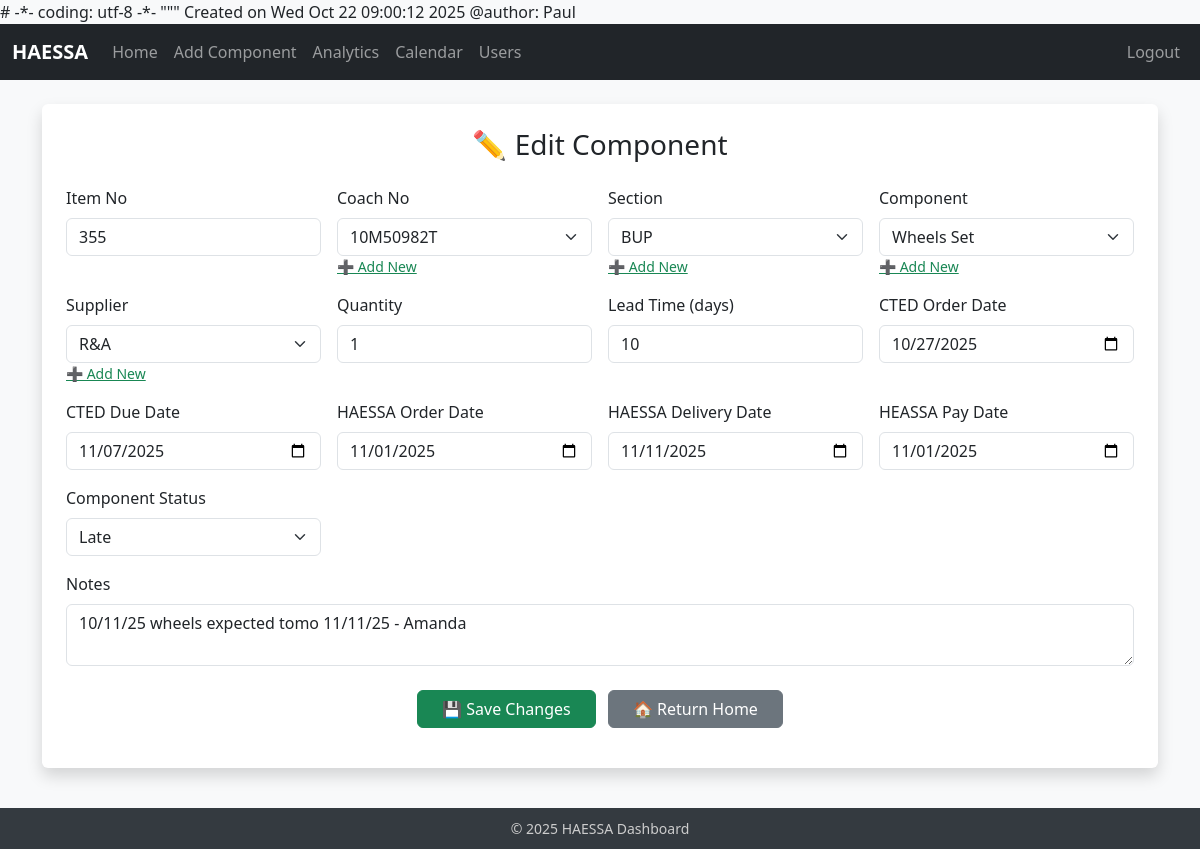
/edit/355 (signed in), run on the app's committed database.
### app.py (models this page shows, shortened)
class Components(db.Model):
    __tablename__ = "components"
    id = db.Column(db.Integer, primary_key=True)
    Item_no = db.Column(db.String(50))
    Coach_no = db.Column(db.String(50))
    Section = db.Column(db.String(100))
    Component = db.Column(db.String(100))
    Supplier = db.Column(db.String(100))
    Quantity = db.Column(db.Integer, default=9999)
    Lead_time = db.Column(db.Integer)
    CTED_order_date = db.Column(db.String(50), default="1/1/1900")
    CTED_due_date = db.Column(db.String(50), default="1/1/1900")
    HAESSA_order_date = db.Column(db.String(50), default="1/1/1900")
    HEASSA_pay_date = db.Column(db.String(50), default="1/1/1900")
    HAESSA_delivery_date = db.Column(db.String(50), default="1/1/1900")
    Component_status = db.Column(db.String(50))
    Notes = db.Column(db.String(200))

### app.py (the view, shortened to what this page needs)
@app.route("/edit/<int:id>", methods=["GET", "POST"])
@role_required("editor", "admin")
def edit(id):
    component = Components.query.get_or_404(id)
    return render_template("edit.html", component=component)

### app.py (called while the page is built)
@login_manager.user_loader
def load_user(user_id):
    try:
        return User.query.get(int(user_id))
    except Exception:
        return None

def role_required(*roles):
    def wrapper(fn):
        @wraps(fn)
        def decorated(*args, **kwargs):
            if not current_user.is_authenticated:
                return redirect(url_for("login", next=request.path))
            if current_user.role not in roles:
                flash("You don’t have permission to access this page.", "danger")
                return redirect(url_for("home"))
            return fn(*args, **kwargs)
        return decorated
    return wrapper

@app.context_processor
def inject_globals():
    return {"datetime": datetime, "current_app": current_app}

### templates/edit.html (shortened to what this page needs)
{% extends "base.html" %}
{% block content %}
<div class="container mt-4 p-4 bg-white shadow rounded form-container">
  <h3 class="text-center mb-4">✏️ Edit Component</h3>
  <form method="POST" action="{{ url_for('edit', id=component.id) }}">
    <div class="row g-3">
      <div class="col-md-3">
        <label class="form-label">Item No</label>
        <input type="text" name="Item_no" class="form-control" value="{{ component.Item_no or '' }}">
      </div>
      <div class="col-md-3">
        <label class="form-label">Coach No</label>
        <select name="Coach_no" class="form-select editable-select">
          <option value="{{ component.Coach_no }}" selected>{{ component.Coach_no }}</option>
        </select>
        <small><a href="#" class="text-success add-option" data-target="Coach_no">➕ Add New</a></small>
      </div>
      <div class="col-md-3">
        <label class="form-label">Section</label>
        <select name="Section" class="form-select editable-select">
          <option value="{{ component.Section }}" selected>{{ component.Section }}</option>
        </select>
        <small><a href="#" class="text-success add-option" data-target="Section">➕ Add New</a></small>
      </div>
      <div class="col-md-3">
        <label class="form-label">Component</label>
        <select name="Component" class="form-select editable-select">
          <option value="{{ component.Component }}" selected>{{ component.Component }}</option>
        </select>
        <small><a href="#" class="text-success add-option" data-target="Component">➕ Add New</a></small>
      </div>
      <div class="col-md-3">
        <label class="form-label">Supplier</label>
        <select name="Supplier" class="form-select editable-select">
          <option value="{{ component.Supplier }}" selected>{{ component.Supplier }}</option>
        </select>
        <small><a href="#" class="text-success add-option" data-target="Supplier">➕ Add New</a></small>
      </div>
      <div class="col-md-3">
        <label class="form-label">Quantity</label>
        <input type="number" name="Quantity" class="form-control" min="1" value="{{ component.Quantity or 1 }}">
      </div>
      <div class="col-md-3">
        <label class="form-label">Lead Time (days)</label>
        <input type="number" name="Lead_time" class="form-control" min="0" value="{{ component.Lead_time or 0 }}">
      </div>
      <div class="col-md-3">
        <label class="form-label">CTED Order Date</label>
        <input type="date" name="CTED_order_date" class="form-control" value="{{ component.CTED_order_date }}">
      </div>
      <div class="col-md-3">
        <label class="form-label">CTED Due Date</label>
        <input type="date" name="CTED_due_date" class="form-control" value="{{ component.CTED_due_date }}">
      </div>
      <div class="col-md-3">
        <label class="form-label">HAESSA Order Date</label>
        <input type="date" name="HAESSA_order_date" class="form-control" value="{{ component.HAESSA_order_date }}">
      </div>
      <div class="col-md-3">
        <label class="form-label">HAESSA Delivery Date</label>
        <input type="date" name="HAESSA_delivery_date" class="form-control" value="{{ component.HAESSA_delivery_date }}">
      </div>
      <div class="col-md-3">
        <label class="form-label">HEASSA Pay Date</label>
        <input type="date" name="HEASSA_pay_date" class="form-control" value="{{ component.HEASSA_pay_date }}">
      </div>
      <div class="col-md-3">
        <label class="form-label">Component Status</label>
        <select name="Component_status" class="form-select">
          <option value="{{ component.Component_status }}" selected>{{ component.Component_status }}</option>
        </select>
      </div>
    </div>
    <div class="mt-3">
      <label class="form-label">Notes</label>
      <textarea name="Notes" class="form-control" rows="2">{{ component.Notes or '' }}</textarea>
    </div>
    <div class="mt-4 text-center">
      <button type="submit" class="btn btn-success px-4 me-2">💾 Save Changes</button>
      <a href="{{ url_for('home') }}" class="btn btn-secondary px-4">🏠 Return Home</a>
    </div>
  </form>
</div>
{% endblock %}

### templates/base.html (style rules this page uses)
body { background-color: #f8f9fa; }

### templates/edit.html (style rules this page uses)
.form-select, input, textarea { position: relative; z-index: 2050 !important; }
.form-container { overflow: visible !important; }

### data on the page
Components: Item_no "355", Coach_no "10M50982T", Section "BUP", Component "Wheels Set", Supplier "R&A", Quantity "1", Lead_time "10", CTED_order_date "10/27/2025", CTED_due_date "11/07/2025", HAESSA_order_date "11/01/2025", HAESSA_delivery_date "11/11/2025", HEASSA_pay_date "11/01/2025", Component_status "Late", Notes "10/11/25 wheels expected tomo 11/11/25 - Amanda"
